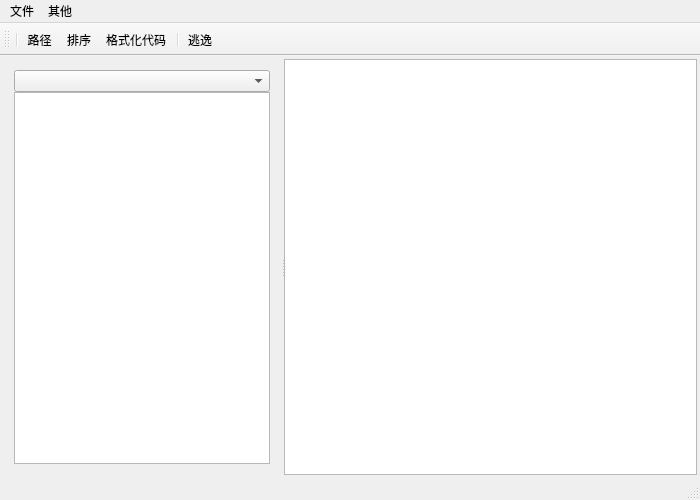
<?xml version="1.0" encoding="UTF-8"?>
<ui version="4.0">
 <class>MainWindow</class>
 <widget class="QMainWindow" name="MainWindow">
  <property name="geometry">
   <rect>
    <x>0</x>
    <y>0</y>
    <width>700</width>
    <height>500</height>
   </rect>
  </property>
  <property name="windowTitle">
   <string>MainWindow</string>
  </property>
  <widget class="QWidget" name="centralWidget">
   <layout class="QHBoxLayout" name="horizontalLayout">
    <property name="spacing">
     <number>3</number>
    </property>
    <property name="leftMargin">
     <number>3</number>
    </property>
    <property name="topMargin">
     <number>3</number>
    </property>
    <property name="rightMargin">
     <number>3</number>
    </property>
    <property name="bottomMargin">
     <number>3</number>
    </property>
    <item>
     <widget class="QSplitter" name="splitter">
      <property name="sizePolicy">
       <sizepolicy hsizetype="Expanding" vsizetype="Preferred">
        <horstretch>0</horstretch>
        <verstretch>0</verstretch>
       </sizepolicy>
      </property>
      <property name="baseSize">
       <size>
        <width>0</width>
        <height>0</height>
       </size>
      </property>
      <property name="orientation">
       <enum>Qt::Horizontal</enum>
      </property>
      <property name="handleWidth">
       <number>3</number>
      </property>
      <widget class="QWidget" name="verticalLayoutWidget">
       <layout class="QVBoxLayout" name="verticalLayout">
        <property name="spacing">
         <number>0</number>
        </property>
        <item>
         <widget class="QComboBox" name="comboBox">
          <property name="sizePolicy">
           <sizepolicy hsizetype="Expanding" vsizetype="Fixed">
            <horstretch>1</horstretch>
            <verstretch>0</verstretch>
           </sizepolicy>
          </property>
          <property name="maximumSize">
           <size>
            <width>16777215</width>
            <height>16777215</height>
           </size>
          </property>
          <property name="baseSize">
           <size>
            <width>0</width>
            <height>0</height>
           </size>
          </property>
         </widget>
        </item>
        <item>
         <widget class="QListView" name="listView">
          <property name="sizePolicy">
           <sizepolicy hsizetype="Expanding" vsizetype="Expanding">
            <horstretch>1</horstretch>
            <verstretch>0</verstretch>
           </sizepolicy>
          </property>
          <property name="maximumSize">
           <size>
            <width>16777215</width>
            <height>16777215</height>
           </size>
          </property>
          <property name="baseSize">
           <size>
            <width>0</width>
            <height>0</height>
           </size>
          </property>
         </widget>
        </item>
       </layout>
      </widget>
      <widget class="QPlainTextEdit" name="plainTextEdit">
       <property name="enabled">
        <bool>true</bool>
       </property>
       <property name="sizePolicy">
        <sizepolicy hsizetype="Expanding" vsizetype="Expanding">
         <horstretch>2</horstretch>
         <verstretch>0</verstretch>
        </sizepolicy>
       </property>
      </widget>
     </widget>
    </item>
   </layout>
  </widget>
  <widget class="QMenuBar" name="menuBar">
   <property name="geometry">
    <rect>
     <x>0</x>
     <y>0</y>
     <width>700</width>
     <height>23</height>
    </rect>
   </property>
   <widget class="QMenu" name="menu">
    <property name="title">
     <string>文件</string>
    </property>
    <addaction name="actionOpen"/>
   </widget>
   <widget class="QMenu" name="menu_2">
    <property name="title">
     <string>其他</string>
    </property>
   </widget>
   <addaction name="menu"/>
   <addaction name="menu_2"/>
  </widget>
  <widget class="QToolBar" name="mainToolBar">
   <attribute name="toolBarArea">
    <enum>TopToolBarArea</enum>
   </attribute>
   <attribute name="toolBarBreak">
    <bool>false</bool>
   </attribute>
   <addaction name="separator"/>
   <addaction name="actionFormatPath"/>
   <addaction name="actionSort"/>
   <addaction name="actionFormatCode"/>
   <addaction name="separator"/>
   <addaction name="actionEscape"/>
  </widget>
  <widget class="QStatusBar" name="statusBar"/>
  <action name="actionOpen">
   <property name="text">
    <string>打开</string>
   </property>
  </action>
  <action name="actionCopy">
   <property name="text">
    <string>复制</string>
   </property>
   <property name="shortcut">
    <string>Ctrl+C</string>
   </property>
  </action>
  <action name="actionFormatPath">
   <property name="text">
    <string>路径</string>
   </property>
  </action>
  <action name="actionSort">
   <property name="text">
    <string>排序</string>
   </property>
  </action>
  <action name="actionEscape">
   <property name="text">
    <string>逃逸</string>
   </property>
  </action>
  <action name="actionFormatCode">
   <property name="text">
    <string>格式化代码</string>
   </property>
  </action>
 </widget>
 <layoutdefault spacing="6" margin="11"/>
 <resources/>
 <connections/>
</ui>
